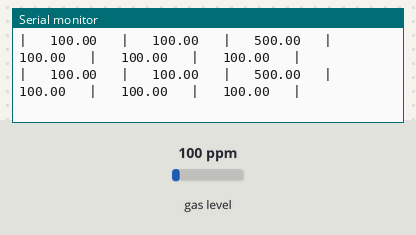
Bench run of a sketch on a simulated Arduino Uno, built with avr-gcc and run on an emulated ATmega328P. On the bench: the last lines printed to the serial monitor. The inputs (shaded band) are chosen by the test bench; at power-on: gas level 100 ppm.

Above: at 1.2 s.
1.3 s: gas level set to 20 ppm
At 2.1 s:
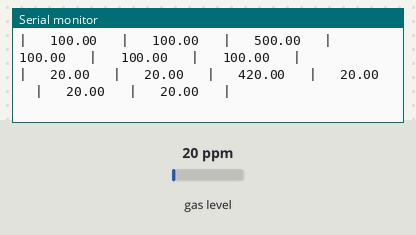
4.3 s: gas level set to 250 ppm
At 4.7 s:
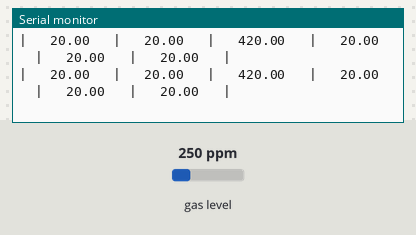
Timing chart, 0 to 7.3 s (numbered marks = the images above; inputs shaded):
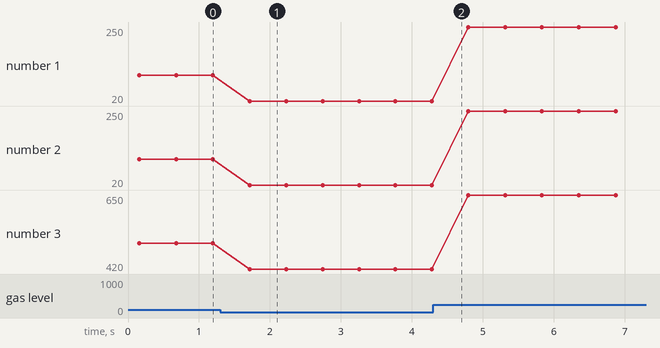

Measured:
- after the input at 1.3 s, the serial monitor: prints a new line after 0.42 s (image 1)
- plotted number 1: 100 → 20 after the input at 1.3 s, 20 → 250 after the input at 4.3 s
- plotted number 2: 100 → 20 after the input at 1.3 s, 20 → 250 after the input at 4.3 s
- plotted number 3: 500 → 420 after the input at 1.3 s, 420 → 650 after the input at 4.3 s

The sketch:

MQ135_Code_Callibrated.ino
```cpp
#include <MQUnifiedsensor.h>

// Definitions
#define placa "Arduino UNO"
#define Voltage_Resolution 5
#define pin A1 // Analog input 0 of your Arduino
#define type "MQ-135" // MQ135
#define ADC_Bit_Resolution 10 // For Arduino UNO/MEGA/NANO

// Define your custom Ro value
const float customRo = 59.0; // Replace with your desired Ro value in Ohms

// Declare Sensor
MQUnifiedsensor MQ135(placa, Voltage_Resolution, ADC_Bit_Resolution, pin, type);

void setup() {
  // Init the serial port communication - for debugging the library
  Serial.begin(9600);

  // Set math model to calculate the PPM concentration and the value of constants
  MQ135.setRegressionMethod(1); // _PPM = a * ratio^b

  /*****************************  MQ Init ********************************************/
  // Remarks: Configure the pin of the Arduino as an input.
  /************************************************************************************/
  MQ135.init();

  // Set the custom Ro value
  MQ135.setR0(customRo);

  Serial.println("Using custom Ro value for calibration.");
  Serial.print("Ro = ");
  Serial.print(MQ135.getR0());
  Serial.println(" Ohms");

  Serial.println("** Values from MQ-135 **");
  Serial.println("|    CO    |  Alcohol |   CO2      |  Toluen  |  NH4     |  Aceton  |");
}

void loop() {
  MQ135.update(); // Update data, the Arduino will read the voltage from the analog pin

  MQ135.setA(605.18); MQ135.setB(-3.937); // Configure the equation to calculate CO concentration value
  float CO = MQ135.readSensor(); // Sensor will read PPM concentration using the model, a and b values set previously or from the setup

  MQ135.setA(77.255); MQ135.setB(-3.18); // Configure the equation to calculate Alcohol concentration value
  float Alcohol = MQ135.readSensor(); // Sensor will read PPM concentration using the model, a and b values set previously or from the setup

  MQ135.setA(110.47); MQ135.setB(-2.862); // Configure the equation to calculate CO2 concentration value
  float CO2 = MQ135.readSensor(); // Sensor will read PPM concentration using the model, a and b values set previously or from the setup

  MQ135.setA(44.947); MQ135.setB(-3.445); // Configure the equation to calculate Toluen concentration value
  float Toluen = MQ135.readSensor(); // Sensor will read PPM concentration using the model, a and b values set previously or from the setup

  MQ135.setA(102.2); MQ135.setB(-2.473); // Configure the equation to calculate NH4 concentration value
  float NH4 = MQ135.readSensor(); // Sensor will read PPM concentration using the model, a and b values set previously or from the setup

  MQ135.setA(34.668); MQ135.setB(-3.369); // Configure the equation to calculate Aceton concentration value
  float Aceton = MQ135.readSensor(); // Sensor will read PPM concentration using the model, a and b values set previously or from the setup

  Serial.print("|   "); Serial.print(CO);
  Serial.print("   |   "); Serial.print(Alcohol);
  Serial.print("   |   "); Serial.print(CO2 + 400); // Offset for CO2
  Serial.print("   |   "); Serial.print(Toluen);
  Serial.print("   |   "); Serial.print(NH4);
  Serial.print("   |   "); Serial.print(Aceton);
  Serial.println("   |");

  delay(500); // Sampling frequency
}
```
